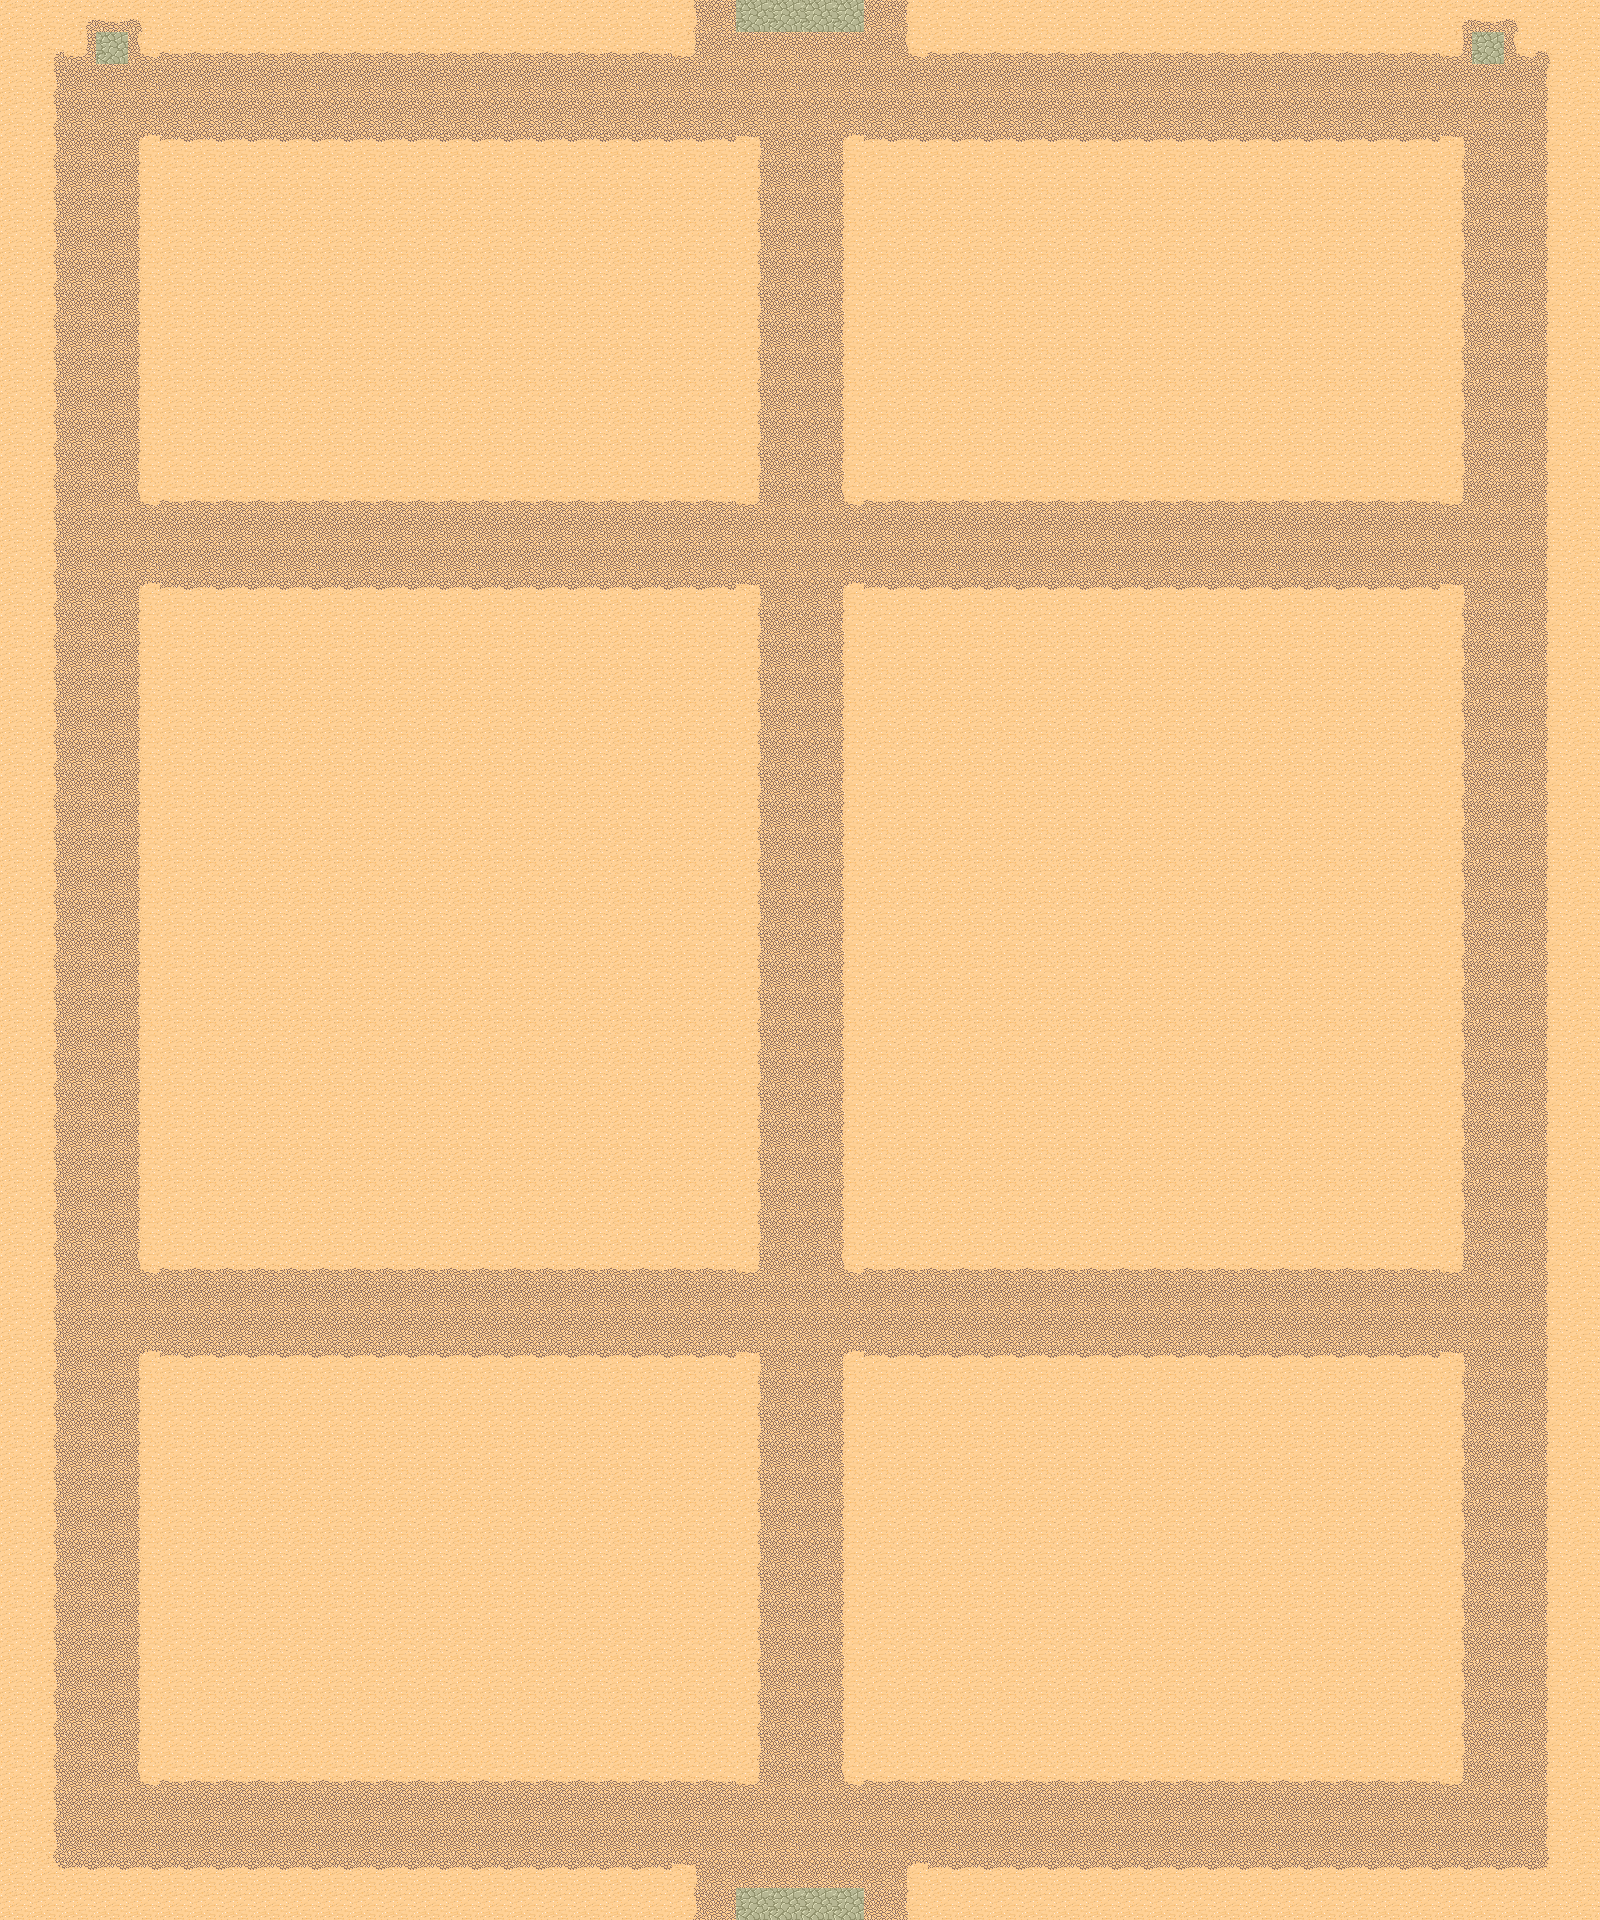

This game map was drawn from its Tiled (.tmx) file and the tilesets committed beside it. A one-line description and the trimmed map source follow:
An orthogonal 50x60 tile map with 32x32 px tiles, 1 tile layer (background) and 3000 objects (2304x p, 672x r, 14x b, 6x start, 4x end).

<map version="1.0" orientation="orthogonal" width="50" height="60" tilewidth="32" tileheight="32">
 <tileset firstgid="1" name="map" tilewidth="32" tileheight="32" spacing="1" margin="1">
  <image source="map.png" width="265" height="199" />
 </tileset>
 <layer name="background" width="50" height="60">
  <data>[3000 cells, 3000 non-empty, 15 distinct tile ids]</data>
 </layer>
 <objectgroup name="object" width="50" height="60">
  <object name="p" x="544" y="736" width="32" height="32">
   <properties>
    <property name="objectid" value="4" />
   </properties>
  </object>
  <object name="p" x="576" y="736" width="32" height="32">
   <properties>
    <property name="objectid" value="4" />
   </properties>
  </object>
  <object name="p" x="608" y="736" width="32" height="32">
   <properties>
    <property name="objectid" value="4" />
   </properties>
  </object>
  <object name="p" x="672" y="736" width="32" height="32">
   <properties>
    <property name="objectid" value="4" />
   </properties>
  </object>
  <object name="p" x="640" y="736" width="32" height="32">
   <properties>
    <property name="objectid" value="4" />
   </properties>
  </object>
  <object name="p" x="704" y="736" width="32" height="32">
   <properties>
    <property name="objectid" value="4" />
   </properties>
  </object>
  <object name="p" x="544" y="768" width="32" height="32">
   <properties>
    <property name="objectid" value="4" />
   </properties>
  </object>
  <object name="p" x="608" y="768" width="32" height="32">
   <properties>
    <property name="objectid" value="4" />
   </properties>
  </object>
  <object name="p" x="672" y="768" width="32" height="32">
   <properties>
    <property name="objectid" value="4" />
   </properties>
  </object>
  <object name="p" x="576" y="768" width="32" height="32">
   <properties>
    <property name="objectid" value="4" />
   </properties>
  </object>
  <object name="p" x="704" y="768" width="32" height="32">
   <properties>
    <property name="objectid" value="4" />
   </properties>
  </object>
  <object name="p" x="640" y="768" width="32" height="32">
   <properties>
    <property name="objectid" value="4" />
   </properties>
  </object>
  <object name="p" x="736" y="736" width="32" height="32">
   <properties>
    <property name="objectid" value="4" />
   </properties>
  </object>
  <object name="p" x="864" y="736" width="32" height="32">
   <properties>
    <property name="objectid" value="4" />
   </properties>
  </object>
  <object name="p" x="896" y="736" width="32" height="32">
   <properties>
    <property name="objectid" value="4" />
   </properties>
  </object>
  <object name="p" x="832" y="736" width="32" height="32">
   <properties>
    <property name="objectid" value="4" />
   </properties>
  </object>
  <object name="p" x="736" y="768" width="32" height="32">
   <properties>
    <property name="objectid" value="4" />
   </properties>
  </object>
  <object name="p" x="864" y="768" width="32" height="32">
   <properties>
    <property name="objectid" value="4" />
   </properties>
  </object>
  <object name="p" x="896" y="768" width="32" height="32">
   <properties>
    <property name="objectid" value="4" />
   </properties>
  </object>
  <object name="p" x="832" y="768" width="32" height="32">
   <properties>
    <property name="objectid" value="4" />
   </properties>
  </object>
  <object name="p" x="928" y="736" width="32" height="32">
   <properties>
    <property name="objectid" value="4" />
   </properties>
  </object>
  <object name="p" x="992" y="736" width="32" height="32">
   <properties>
    <property name="objectid" value="4" />
   </properties>
  </object>
  <object name="p" x="1056" y="736" width="32" height="32">
   <properties>
    <property name="objectid" value="4" />
   </properties>
  </object>
  <object name="p" x="960" y="736" width="32" height="32">
   <properties>
    <property name="objectid" value="4" />
   </properties>
  </object>
  <object name="p" x="1088" y="736" width="32" height="32">
   <properties>
    <property name="objectid" value="4" />
   </properties>
  </object>
  <object name="p" x="1024" y="736" width="32" height="32">
   <properties>
    <property name="objectid" value="4" />
   </properties>
  </object>
  <object name="p" x="928" y="768" width="32" height="32">
   <properties>
    <property name="objectid" value="4" />
   </properties>
  </object>
  <object name="p" x="992" y="768" width="32" height="32">
   <properties>
    <property name="objectid" value="4" />
   </properties>
  </object>
  <object name="p" x="1056" y="768" width="32" height="32">
   <properties>
    <property name="objectid" value="4" />
   </properties>
  </object>
  <object name="p" x="960" y="768" width="32" height="32">
   <properties>
    <property name="objectid" value="4" />
   </properties>
  </object>
  <object name="p" x="1088" y="768" width="32" height="32">
   <properties>
    <property name="objectid" value="4" />
   </properties>
  </object>
  <object name="p" x="1024" y="768" width="32" height="32">
   <properties>
    <property name="objectid" value="4" />
   </properties>
  </object>
  <object name="p" x="576" y="832" width="32" height="32">
   <properties>
    <property name="objectid" value="4" />
   </properties>
  </object>
  <object name="p" x="544" y="800" width="32" height="32">
   <properties>
    <property name="objectid" value="4" />
   </properties>
  </object>
  <object name="p" x="544" y="832" width="32" height="32">
   <properties>
    <property name="objectid" value="4" />
   </properties>
  </object>
  <object name="p" x="576" y="800" width="32" height="32">
   <properties>
    <property name="objectid" value="4" />
   </properties>
  </object>
  <object name="p" x="576" y="896" width="32" height="32">
   <properties>
    <property name="objectid" value="4" />
   </properties>
  </object>
  </objectgroup>
</map>
<!-- 2963 of 3000 objects omitted -->
